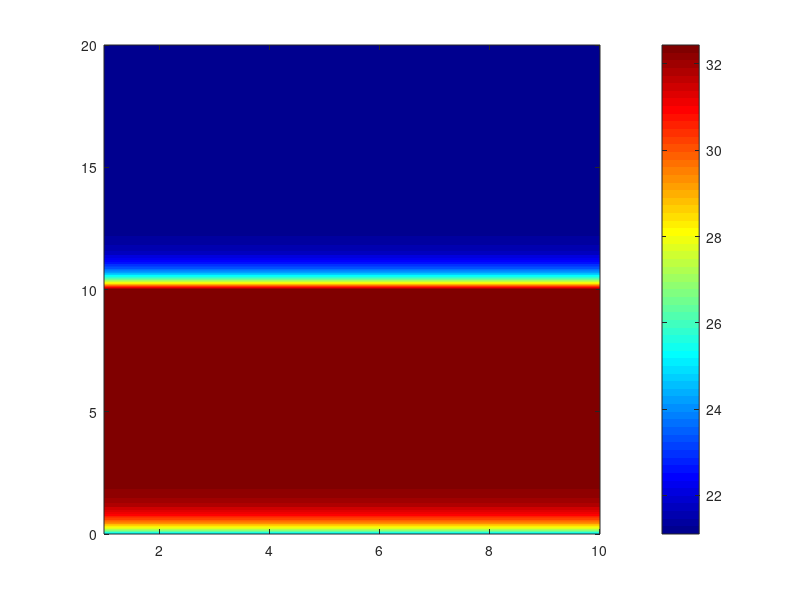

Here is the MATLAB script that generated this plot: (Note: this script raises an error after producing the figure.)
%% EV Battery Module 1D Transient Thermal Solver
clear; clc; close all;

%% 1. Simulation Controls
t_end = 1200;          % Total simulation time (seconds)
dt = 0.1;              % Time step (seconds)
time = 0:dt:t_end;
N_cells = 10;          % Number of cells in the 1D array

%% 2. Battery and Cooling Properties
m_cell = 0.070;        % Mass of one cell (kg)
Cp_cell = 800;         % Specific heat (J/kg*K)
R_cc = 0.25;           % Thermal resistance between adjacent cells (K/W)
R_cool_bottom = 0.6;   % Thermal resistance from each cell to the bottom chill plate (K/W)

T_amb = 25;            % Ambient temperature (°C)
T_cool = 20;           % Coolant temperature (°C)

R0 = 0.018;            % Internal resistance at ambient temp, 21700 cell (Ohms)
alpha = 0.0001;        % Resistance drop per degree above ambient (1/°C)

%% 3. Load Profile
I_profile = zeros(size(time));
I_profile(time <= 600) = 35;               % 35A fast charge for first 10 min
I_profile(time > 600 & time <= 1200) = 10; % taper to 10A for remaining 10 min

%% 4. Memory Allocation with Initial Conditions
T = zeros(N_cells, length(time));
T(:, 1) = T_amb;

%% 5. Time-Stepping Solver (Explicit Finite Difference)
% Every cell now has its own path to the coolant, so Cell 1 and Cell 10
% no longer connect to a shared end boundary the way they did in the
% end cooled version, both ends stay insulated laterally, and heat
% instead leaves straight down through R_cool_bottom at every cell.
for k = 1:(length(time)-1)
    I = I_profile(k);
    for i = 1:N_cells
        R_int = R0 - alpha * (T(i, k) - T_amb);
        Q_gen = (I^2) * R_int;

        if i == 1
            Q_left = 0;
        else
            Q_left = (T(i, k) - T(i-1, k)) / R_cc;
        end

        if i == N_cells
            Q_right = 0;
        else
            Q_right = (T(i, k) - T(i+1, k)) / R_cc;
        end

        Q_cool = (T(i, k) - T_cool) / R_cool_bottom;

        dTdt = (Q_gen - Q_left - Q_right - Q_cool) / (m_cell * Cp_cell);
        T(i, k+1) = T(i, k) + dTdt * dt;
    end
end

%% 6. Visualizations
close all;

%Figure 1: Spatio temporal contour of temperature across the pack
fig1 = figure('Color', 'w', 'Position', [100, 100, 800, 500]);
[X, Y] = meshgrid(1:N_cells, time/60);
contourf(X, Y, T', 50, 'LineColor', 'none');
colormap(jet);

c = colorbar;
c.Label.String = 'Temperature (°C)';
c.Label.Color = 'k';
c.Color = 'k';
clim([20 55]);

title('Module Thermal Gradient Profile Over Time', 'FontSize', 14, 'Color', 'k', 'FontWeight', 'bold');
xlabel('Cell Number (Cell 1: Insulated Base | Cell 10: Bottom Cooled)', 'FontSize', 11, 'Color', 'k');
ylabel('Simulation Time (Minutes)', 'FontSize', 11, 'Color', 'k');

ax1 = gca;
ax1.Color = 'w';
ax1.XColor = 'k';
ax1.YColor = 'k';
set(ax1, 'XTick', 1:N_cells);
grid on;
ax1.GridColor = 'k';
ax1.GridAlpha = 0.15;

%Figure 2: Transient temperature at three representative cells
fig2 = figure('Color', 'w', 'Position', [150, 150, 800, 500]);
plot(time/60, T(1,:), 'r-', 'LineWidth', 2.5, 'DisplayName', 'Cell 1 (Worst Case - Far End)');
hold on;
plot(time/60, T(5,:), 'g-', 'LineWidth', 2.5, 'DisplayName', 'Cell 5 (Mid-Pack)');
plot(time/60, T(10,:), 'b-', 'LineWidth', 2.5, 'DisplayName', 'Cell 10 (Best Case - Near Coolant)');

yl = yline(45, '--k', 'Max Degradation Limit (45°C)', 'LineWidth', 1.5);
yl.Color = [0.2 0.2 0.2];

title('Transient Temperature Response — Bottom-Cooled Architecture', 'FontSize', 14, 'Color', 'k', 'FontWeight', 'bold');
ylabel('Temperature (°C)', 'FontSize', 11, 'Color', 'k');
xlabel('Time (Minutes)', 'FontSize', 11, 'Color', 'k');

lgd = legend('Location', 'best');
lgd.TextColor = 'k';
lgd.Color = 'w';
lgd.EdgeColor = 'k';

ax2 = gca;
ax2.Color = 'w';
ax2.XColor = 'k';
ax2.YColor = 'k';
ylim([20 55]);
grid on;
ax2.GridColor = 'k';
ax2.GridAlpha = 0.15;
